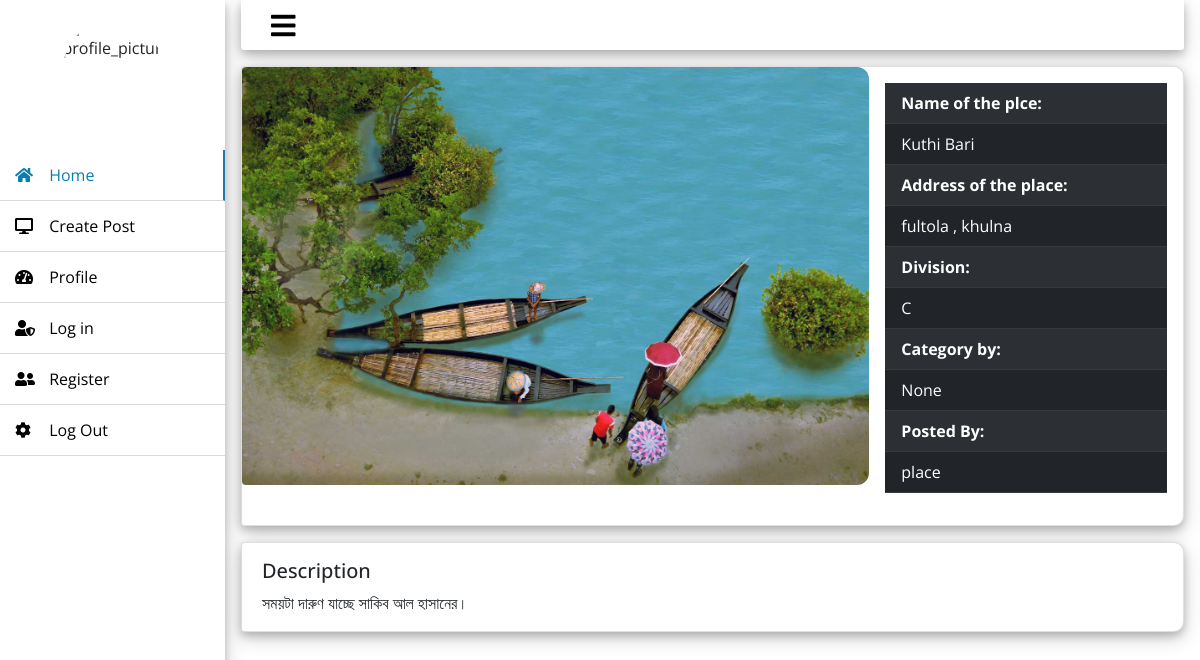
Page /place/1/ on the committed database.
### place/models.py (models this page shows, shortened)
class Place(models.Model):
    DHAKA = 'D'
    CHITAGONG = 'C'
    RAJSHAHI = 'R'
    KHULNA = 'K'
    BARISHAL = 'B'
    SHYLET = 'S'
    DIVISION_CHOICES = [
        (DHAKA,'Dhaka'),
        (CHITAGONG,'Chitagong'),
        (RAJSHAHI,'Rajshahi'),
        (KHULNA,'Khulna'),
        (BARISHAL,'Barishal'),
        (SHYLET,'Shylet'),
    ]
    image = models.ImageField(default='default.jpg', upload_to='place')
    title = models.CharField(max_length=255)
    address = models.CharField(max_length=50)
    division = models.CharField(
        max_length=20,
        choices=DIVISION_CHOICES,
        default=DHAKA
        )
    description = models.TextField()
    category = models.ForeignKey(
        Category,
        on_delete=models.SET_NULL,
        null=True,
        blank=True
        )
    author = models.ForeignKey(User, on_delete=models.PROTECT)

### place/views.py (the view)
# urls.py: path('place/<int:pk>/', PlaceDetailView.as_view(), name='place-detail'),
class PlaceDetailView(DetailView):
    model = Place
    context_object_name = 'post'

### place/templates/place/place_detail.html
{% extends 'place/base.html' %}
{% load static %}
{% block content %}
<div style="max-height:;">
<div class="card mb-3 sdow rad">
  <div class="row g-0">
    <div class="col-md-8">
      <img
        src="{{ post.image.url }}"
        alt="..."
        class="img-fluid"
        style="border-radius: 4px 12px 12px 4px;"
      />
    </div>
    <div class="col-md-4">
      <div class="card-body">
        <div class=>
          <table class="table table-striped table-dark">
              <tr>
                <th class="px-3" scope="col" >Name of the plce:</th>
              </tr>
              <tr>
                <td class="px-3">{{post.title}}</td>
              </tr>
              <tr>
                <th class="px-3" scope="col">Address of the place:</th>
              </tr>
              <tr>
                <td class="px-3">{{post.address}}</td>
              </tr>
              <tr>
                <th class="px-3" scope="col">Division:</th>
              </tr>
              <tr>
                <td class="px-3">{{post.division}}</td>
              </tr>
              <tr>
                <th class="px-3" scope="col">Category by:</th>
              </tr>
              <tr>
                <td class="px-3">{{post.category}}</td>
              </tr>
              <tr>
                <th class="px-3" scope="col">Posted By:</th>
              </tr>
              <tr>
                <td class="px-3">{{post.author}}</td>
              </tr>
          </table>
        </div>
      </div>
    </div>
  </div>
</div>
<div class="card sdow rad px-3">
 <div class="row">
    <div class="card-body">
        <h5 class="card-title">Description</h5>
        <p class="card-text">{{ post.description }}</p>
    </div>
 </div>
</div>
</div>
{% endblock content %}

### place/static/place/main.css (style rules this page uses)
* { list-style: none; text-decoration: none; margin: 0; padding: 0; box-sizing: border-box; font-family: 'Open Sans', sans-serif; }
body { background: #ffffff; }
.sdow { box-shadow: 0 4px 8px 0 rgba(0, 0, 0, 0.2), 0 6px 20px 0 rgba(0, 0, 0, 0.19); }
.rad { border-radius: 3px 10px 10px 3px; }

### rows in the picture
Place: image (picture), title "Kuthi Bari", address "fultola , khulna", division "C", category "None", author "place", description "সময়টা দারুণ যাচ্ছে সাকিব আল হাসানের।"
